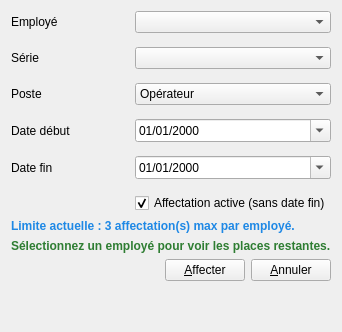
              <widget class="QWidget" name="affFormPage">
               <layout class="QVBoxLayout" name="affFormOuter">
                <item>
                 <layout class="QGridLayout" name="affFormGrid">
                  <property name="horizontalSpacing">
                   <number>12</number>
                  </property>
                  <property name="verticalSpacing">
                   <number>14</number>
                  </property>
                  <item row="0" column="0">
                   <widget class="QLabel" name="affEmpLabel">
                    <property name="text">
                     <string>Employé</string>
                    </property>
                   </widget>
                  </item>
                  <item row="0" column="1">
                   <widget class="QComboBox" name="affEmpCombo"/>
                  </item>
                  <item row="1" column="0">
                   <widget class="QLabel" name="affSerieLabel">
                    <property name="text">
                     <string>Série</string>
                    </property>
                   </widget>
                  </item>
                  <item row="1" column="1">
                   <widget class="QComboBox" name="affSerieCombo"/>
                  </item>
                  <item row="2" column="0">
                   <widget class="QLabel" name="affPosteLabel">
                    <property name="text">
                     <string>Poste</string>
                    </property>
                   </widget>
                  </item>
                  <item row="2" column="1">
                   <widget class="QComboBox" name="affPosteCombo">
                    <item>
                     <property name="text">
                      <string>Opérateur</string>
                     </property>
                    </item>
                    <item>
                     <property name="text">
                      <string>Superviseur</string>
                     </property>
                    </item>
                    <item>
                     <property name="text">
                      <string>Technicien</string>
                     </property>
                    </item>
                    <item>
                     <property name="text">
                      <string>Maintenance</string>
                     </property>
                    </item>
                   </widget>
                  </item>
                  <item row="3" column="0">
                   <widget class="QLabel" name="affDateDebLabel">
                    <property name="text">
                     <string>Date début</string>
                    </property>
                   </widget>
                  </item>
                  <item row="3" column="1">
                   <widget class="QDateEdit" name="affDateDebEdit">
                    <property name="displayFormat">
                     <string>dd/MM/yyyy</string>
                    </property>
                    <property name="calendarPopup">
                     <bool>true</bool>
                    </property>
                   </widget>
                  </item>
                  <item row="4" column="0">
                   <widget class="QLabel" name="affDateFinLabel">
                    <property name="text">
                     <string>Date fin</string>
                    </property>
                   </widget>
                  </item>
                  <item row="4" column="1">
                   <widget class="QDateEdit" name="affDateFinEdit">
                    <property name="displayFormat">
                     <string>dd/MM/yyyy</string>
                    </property>
                    <property name="calendarPopup">
                     <bool>true</bool>
                    </property>
                   </widget>
                  </item>
                  <item row="5" column="1">
                   <widget class="QCheckBox" name="affOpenEndedCheck">
                    <property name="text">
                     <string>Affectation active (sans date fin)</string>
                    </property>
                    <property name="checked">
                     <bool>true</bool>
                    </property>
                   </widget>
                  </item>
                 </layout>
                </item>
                <item>
                 <widget class="QLabel" name="affLimitInfoLabel">
                  <property name="styleSheet">
                   <string>color:#1e88e5; font-weight:600;</string>
                  </property>
                  <property name="text">
                   <string>Limite actuelle : 3 affectation(s) max par employé.</string>
                  </property>
                 </widget>
                </item>
                <item>
                 <widget class="QLabel" name="affRemainingInfoLabel">
                  <property name="styleSheet">
                   <string>color:#2e7d32; font-weight:600;</string>
                  </property>
                  <property name="text">
                   <string>Sélectionnez un employé pour voir les places restantes.</string>
                  </property>
                 </widget>
                </item>
                <item>
                 <layout class="QHBoxLayout" name="affFormBtnRow">
                  <item>
                   <spacer name="affFormSpacer">
                    <property name="orientation">
                     <enum>Qt::Orientation::Horizontal</enum>
                    </property>
                    <property name="sizeHint" stdset="0">
                     <size>
                      <width>40</width>
                      <height>20</height>
                     </size>
                    </property>
                   </spacer>
                  </item>
                  <item>
                   <widget class="QPushButton" name="affSaveBtn">
                    <property name="toolTip">
                     <string>Enregistrer l'affectation</string>
                    </property>
                    <property name="text">
                     <string>&amp;Affecter</string>
                    </property>
                    <property name="icon">
                     <iconset resource="img.qrc">
                      <normaloff>:/img/add.svg</normaloff>:/img/add.svg</iconset>
                    </property>
                    <property name="iconSize">
                     <size>
                      <width>18</width>
                      <height>18</height>
                     </size>
                    </property>
                   </widget>
                  </item>
                  <item>
                   <widget class="QPushButton" name="affCancelBtn">
                    <property name="toolTip">
                     <string>Annuler la saisie d'affectation</string>
                    </property>
                    <property name="text">
                     <string>&amp;Annuler</string>
                    </property>
                   </widget>
                  </item>
                 </layout>
                </item>
                <item>
                 <spacer name="affFormVSpacer">
                  <property name="orientation">
                   <enum>Qt::Orientation::Vertical</enum>
                  </property>
                  <property name="sizeHint" stdset="0">
                   <size>
                    <width>20</width>
                    <height>40</height>
                   </size>
                  </property>
                 </spacer>
                </item>
               </layout>
              </widget>
